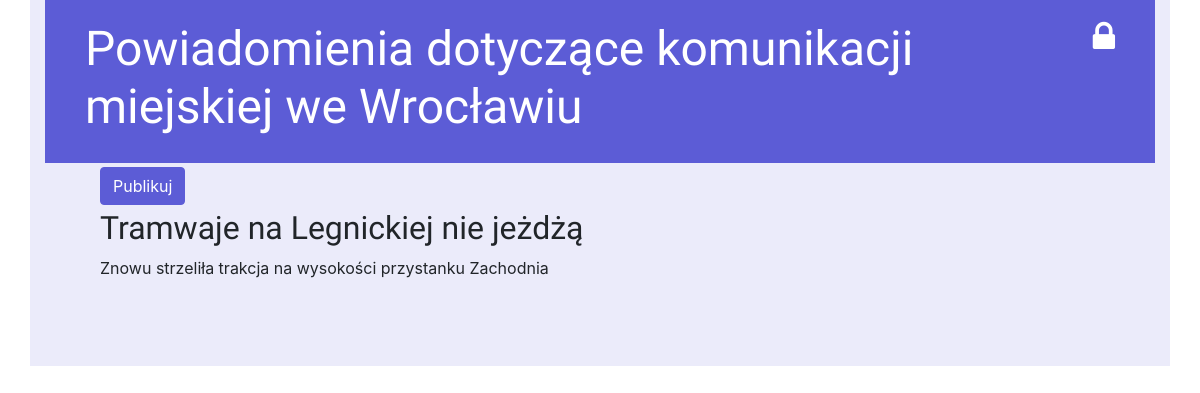
Before: /post/1/ with the older database file.
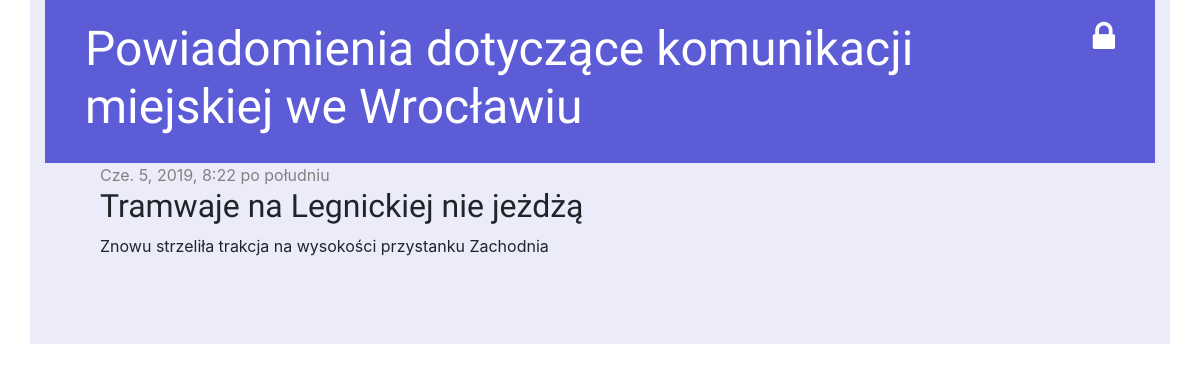
After: the same page with the newer database file.
### informant/models.py (models this page shows, shortened)
class Post(models.Model):
    author = models.ForeignKey('auth.User', on_delete=models.CASCADE)
    title = models.CharField(max_length=200)
    text = models.TextField()
    created_date = models.DateTimeField(
            default=timezone.now)
    published_date = models.DateTimeField(
            blank=True, null=True)

### informant/views.py (the view)
# urls.py: path('post/<int:pk>/', views.post_detail, name='post_detail'),
def post_detail(request, pk):
    post = get_object_or_404(Post, pk=pk)
    return render(request, 'informant/post_detail.html', {'post': post})

### informant/templates/informant/post_detail.html (shortened to what this page needs)
{% extends 'informant/base.html' %}
{% block content %}
    <div class="post">
        {% if post.published_date %}
            <div class="date">
                {{ post.published_date }}
            </div>
        {% else %}
            <a class="btn btn-primary mb-1 mt-1" href="{% url 'post_publish' pk=post.pk %}">Publikuj</a>
        {% endif %}
        <h2>{{ post.title }}
        </h2>
        <p>{{ post.text|linebreaksbr }}</p>
    </div>
{% endblock %}

Changed rows visible on the page:
changed Post "Tramwaje na Legnickiej nie jeżdżą": published_date (not shown) → "Cze. 5, 2019, 8:22 po południu"
Other visible differences:
text no longer shown: "Publikuj"
